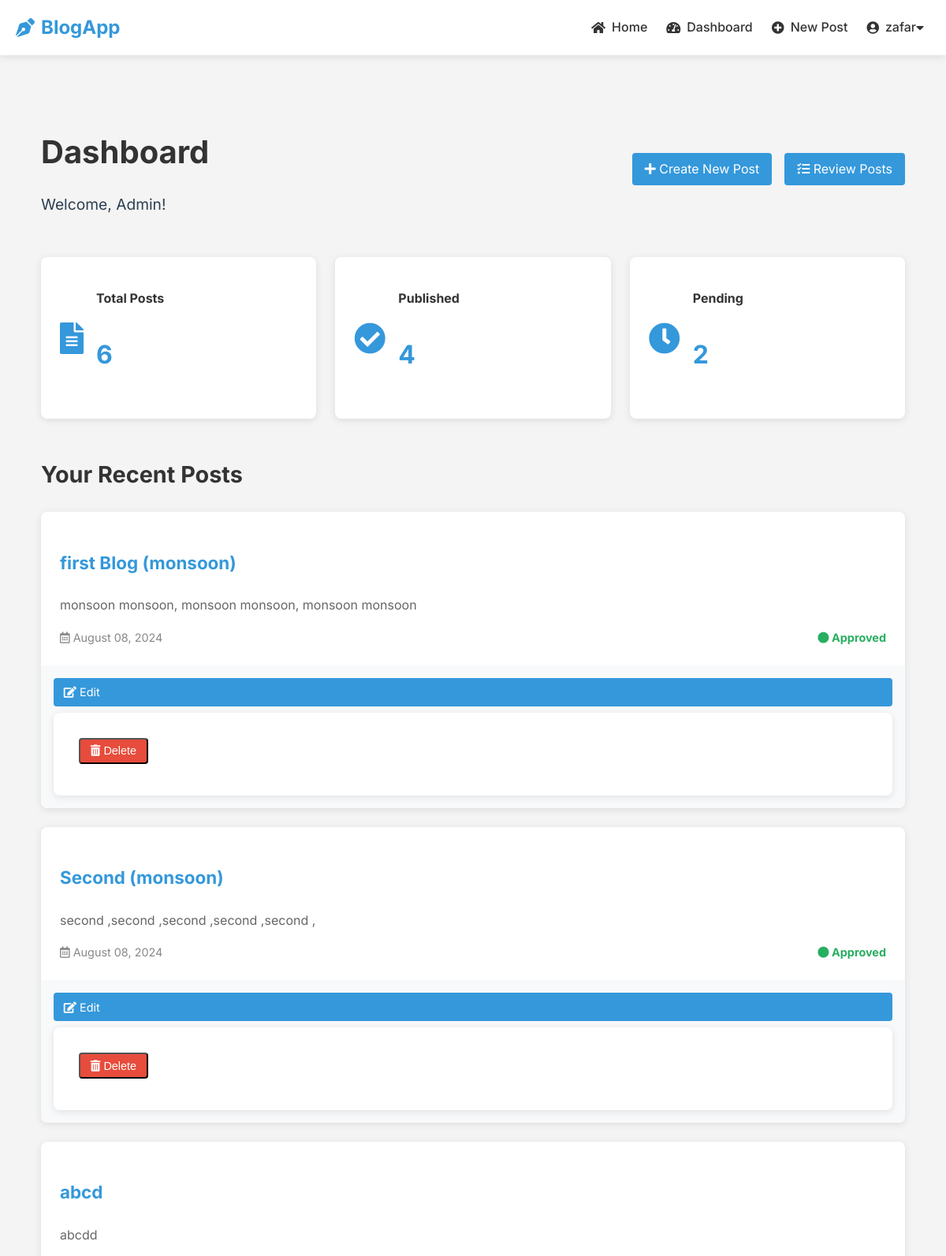
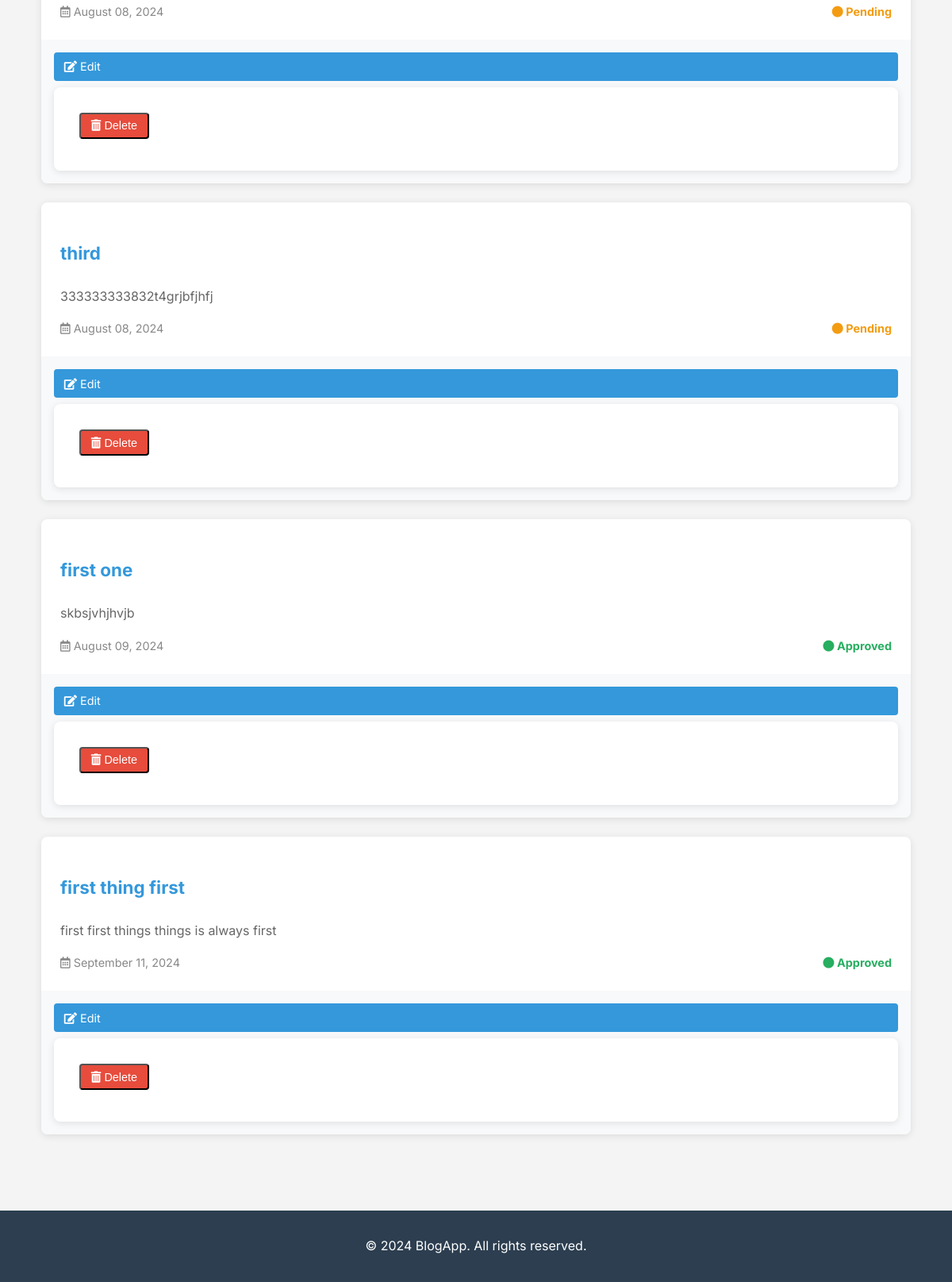
The page /dashboard/ (signed in) on the database its author committed (2 pictures, top to bottom).
### blog/models.py (models this page shows, shortened)
class Post(models.Model):
    PENDING = 'Pending'
    APPROVED = 'Approved'
    REJECTED = 'Rejected'
    STATUS_CHOICES = [
        (PENDING, 'Pending'),
        (APPROVED, 'Approved'),
        (REJECTED, 'Rejected'),
    ]
    title = models.CharField(max_length=150) #Post title
    content = models.TextField() # Post Content
    created_at = models.DateTimeField(auto_now_add=True) #creation time
    author = models.ForeignKey(User, on_delete=models.CASCADE, default='')
    status = models.CharField(max_length=10, choices=STATUS_CHOICES, default=PENDING)

### blog/views.py (the view)
# urls.py: path('dashboard/', views.dashboard, name='dashboard'),
@login_required
def dashboard(request):
    if request.user.is_superuser:
        posts = Post.objects.all()
    else:
        posts = Post.objects.filter(author=request.user)
    context = {
        'posts': posts,
        'total_posts': posts.count(),
        'approved_posts': posts.filter(status=Post.APPROVED).count(),
        'pending_posts': posts.filter(status=Post.PENDING).count(),
    }
    return render(request, 'dashboard.html', context)

### blog/templates/dashboard.html (shortened to what this page needs)
{% extends 'base.html' %}
{% block content %}
<div class="dashboard">
    <header class="dashboard-header">
        <div class="dashboard-title">
            <h1>Dashboard</h1>
            <p class="user-greeting">
                {% if user.is_superuser %}
                    Welcome, Admin!
                {% else %}
                    Hello, {{ user.username }}!
                {% endif %}
            </p>
        </div>
        <div class="dashboard-actions">
            <a href="{% url 'post_create' %}" class="btn btn-primary">
                <i class="fas fa-plus"></i> Create New Post
            </a>
            {% if user.is_superuser %}
                <a href="{% url 'post_review_list' %}" class="btn btn-secondary">
                    <i class="fas fa-tasks"></i> Review Posts
                </a>
            {% endif %}
        </div>
    </header>
    <div class="dashboard-overview">
        <div class="dashboard-stats">
            <div class="stat-card">
                <i class="fas fa-file-alt stat-icon"></i>
                <div class="stat-content">
                    <h3>Total Posts</h3>
                    <p class="stat-number">{{ total_posts }}</p>
                </div>
            </div>
            <div class="stat-card">
                <i class="fas fa-check-circle stat-icon"></i>
                <div class="stat-content">
                    <h3>Published</h3>
                    <p class="stat-number">{{ approved_posts }}</p>
                </div>
            </div>
            <div class="stat-card">
                <i class="fas fa-clock stat-icon"></i>
                <div class="stat-content">
                    <h3>Pending</h3>
                    <p class="stat-number">{{ pending_posts }}</p>
                </div>
            </div>
        </div>
    </div>
    <section class="recent-posts">
        <h2>Your Recent Posts</h2>
        <div class="post-list">
            {% for post in posts %}
                <article class="post-card">
                    <div class="post-content">
                        <h3 class="post-title">{{ post.title }}</h3>
                        <p class="post-excerpt">{{ post.content|truncatewords:20 }}</p>
                        <div class="post-meta">
                            <span class="post-date">
                                <i class="far fa-calendar-alt"></i> {{ post.created_at|date:"F d, Y" }}
                            </span>
                            <span class="post-status {{ post.status|lower }}">
                                <i class="fas fa-circle"></i> {{ post.status }}
                            </span>
                        </div>
                    </div>
                    <div class="post-actions">
                        <a href="{% url 'post_edit' post.pk %}" class="btn btn-small btn-edit">
                            <i class="fas fa-edit"></i> Edit
                        </a>
                        {% if user.is_superuser %}
                            <form action="{% url 'post_delete' post.pk %}" method="post" class="delete-form">
                                <button type="submit" class="btn btn-small btn-danger">
                                    <i class="fas fa-trash-alt"></i> Delete
                                </button>
                            </form>
                        {% endif %}
                    </div>
                </article>
            {% empty %}
                <div class="no-posts">
                    <i class="fas fa-inbox fa-3x"></i>
                    <p>You haven't created any posts yet.</p>
                    <a href="{% url 'post_create' %}" class="btn btn-primary">Create Your First Post</a>
                </div>
            {% endfor %}
        </div>
    </section>
</div>
{% endblock %}

### blog/templates/base.html (shortened to what this page needs)
<!DOCTYPE html>
<html lang="en">
<head>
    <link rel="stylesheet" href="https://cdnjs.cloudflare.com/ajax/libs/font-awesome/5.15.3/css/all.min.css">
    <link rel="stylesheet" href="/static/css/style.css">
</head>
<body>
    <header class="main-header">
        <div class="container">
            <nav class="navbar">
                <a href="{% url 'post_list' %}" class="logo">
                    <i class="fas fa-pen-nib"></i> BlogApp
                </a>
                <div class="navbar-menu">
                    <ul class="navbar-nav">
                        <li><a href="{% url 'post_list' %}"><i class="fas fa-home"></i> Home</a></li>
                        {% if user.is_authenticated %}
                            <li><a href="{% url 'dashboard' %}"><i class="fas fa-tachometer-alt"></i> Dashboard</a></li>
                            <li><a href="{% url 'post_create' %}"><i class="fas fa-plus-circle"></i> New Post</a></li>
                            <li class="nav-item-dropdown">
                                <a href="#" class="dropdown-toggle">
                                    <i class="fas fa-user-circle"></i> {{ user.username }} <i class="fas fa-caret-down"></i>
                                </a>
                            </li>
                        {% else %}
                            <li><a href="{% url 'login' %}"><i class="fas fa-sign-in-alt"></i> Log in</a></li>
                            <li><a href="{% url 'register' %}"><i class="fas fa-user-plus"></i> Sign up</a></li>
                        {% endif %}
                    </ul>
                </div>
            </nav>
        </div>
    </header>
    <main>
        <div class="container">
            {% block content %}
            {% endblock %}
        </div>
    </main>
    <footer>
        <div class="container">
            <p>&copy; 2024 BlogApp. All rights reserved.</p>
        </div>
    </footer>
</body>
</html>

### blog/static/css/style.css (style rules this page uses)
:root { --primary-color: #3498db; --secondary-color: #2c3e50; --background-color: #f4f4f4; --text-color: #333; --light-gray: #e0e0e0; --white: #ffffff; --shadow: 0 2px 10px rgba(0,0,0,0.1); --accent-color: #e74c3c; }
body { font-family: 'Inter', sans-serif; line-height: 1.6; color: var(--text-color); background-color: var(--background-color); margin: 0; padding: 0; }
.container { max-width: 1200px; margin: 0 auto; padding: 0 20px; }
.main-header { background-color: var(--white); box-shadow: var(--shadow); position: sticky; top: 0; z-index: 1000; }
.navbar { display: flex; justify-content: space-between; align-items: center; padding: 1rem 0; }
.logo { font-size: 1.5rem; font-weight: bold; color: var(--primary-color); text-decoration: none; display: flex; align-items: center; }
.logo i { margin-right: 0.5rem; }
.navbar-menu { display: flex; }
.navbar-nav { display: flex; list-style-type: none; margin: 0; padding: 0; }
.navbar-nav li { margin-left: 1.5rem; }
.navbar-nav a { color: var(--text-color); text-decoration: none; font-weight: 500; transition: color 0.3s; display: flex; align-items: center; }
.navbar-nav a i { margin-right: 0.5rem; }
.nav-item-dropdown { position: relative; }
.dropdown-toggle { cursor: pointer; }
main { padding: 2rem 0; }
.post-card { background-color: var(--white); border-radius: 8px; overflow: hidden; box-shadow: var(--shadow); transition: transform 0.3s; display: flex; flex-direction: column; height: 100%; }
.post-content { padding: 1.5rem; flex-grow: 1; display: flex; flex-direction: column; }
.post-title { font-size: 1.4rem; margin-bottom: 0.5rem; color: var(--primary-color); }
.post-excerpt { font-size: 1rem; color: var(--text-color); margin-bottom: 1rem; flex-grow: 1; }
.post-meta { font-size: 0.9rem; color: var(--secondary-color); margin-top: auto; display: flex; justify-content: space-between; align-items: center; }
.btn { display: inline-block; padding: 0.5rem 1rem; background-color: var(--primary-color); color: var(--white); text-decoration: none; border-radius: 4px; transition: background-color 0.3s ease; }
form { background-color: var(--white); padding: 2rem; border-radius: 8px; box-shadow: var(--shadow); }
footer { background-color: var(--secondary-color); color: var(--white); text-align: center; padding: 1rem 0; margin-top: 2rem; }
.dashboard { max-width: 1200px; margin: 0 auto; padding: 2rem; }
.dashboard-header { display: flex; justify-content: space-between; align-items: center; margin-bottom: 2rem; }
.dashboard-title h1 { font-size: 2.5rem; margin-bottom: 0.5rem; }
.user-greeting { font-size: 1.2rem; color: var(--secondary-color); }
.dashboard-actions { display: flex; gap: 1rem; }
.dashboard-overview { margin-bottom: 3rem; }
.dashboard-stats { display: grid; grid-template-columns: repeat(auto-fit, minmax(200px, 1fr)); gap: 1.5rem; }
.stat-card { background-color: var(--white); padding: 1.5rem; border-radius: 8px; box-shadow: var(--shadow); display: flex; align-items: center; }
.stat-icon { font-size: 2.5rem; color: var(--primary-color); margin-right: 1rem; }
.stat-content h3 { font-size: 1rem; margin-bottom: 0.5rem; }
.stat-number { font-size: 2rem; font-weight: bold; color: var(--primary-color); }
.recent-posts h2 { font-size: 1.8rem; margin-bottom: 1.5rem; }
.post-list { display: grid; gap: 1.5rem; }
.post-card { background-color: var(--white); border-radius: 8px; box-shadow: var(--shadow); overflow: hidden; display: flex; justify-content: space-between; transition: transform 0.3s ease; }
.post-content { padding: 1.5rem; flex-grow: 1; }
.post-title { font-size: 1.4rem; margin-bottom: 0.5rem; }
.post-excerpt { color: #666; margin-bottom: 1rem; }
.post-meta { font-size: 0.9rem; color: #888; display: flex; justify-content: space-between; }
.post-status { font-weight: bold; }
.post-status.pending { color: #f39c12; }
.post-status.approved { color: #27ae60; }
.post-actions { display: flex; flex-direction: column; justify-content: center; padding: 1rem; background-color: #f8f9fa; }
.btn-small { font-size: 0.9rem; padding: 0.4rem 0.8rem; margin-bottom: 0.5rem; }
.btn-edit { background-color: #3498db; }
.btn-danger { background-color: #e74c3c; }

### rows shown on the page
Post: title "first Blog (monsoon)", content "monsoon monsoon, monsoon monsoon, monsoon monsoon", created_at "August 08, 2024", status "Approved"
Post: title "Second (monsoon)", content "second ,second ,second ,second ,second ,", created_at "August 08, 2024", status "Approved"
Post: title "abcd", content "abcdd", created_at "August 08, 2024", status "Pending"
Post: title "third", content "333333333832t4grjbfjhfj", created_at "August 08, 2024", status "Pending"
Post: title "first one", content "skbsjvhjhvjb", created_at "August 09, 2024", status "Approved"
Post: title "first thing first", content "first first things things is always first", created_at "September 11, 2024", status "Approved"

### other values the page prints
{{ user.username }} "zafar"
{{ total_posts }} "6"
{{ approved_posts }} "4"
{{ pending_posts }} "2"
